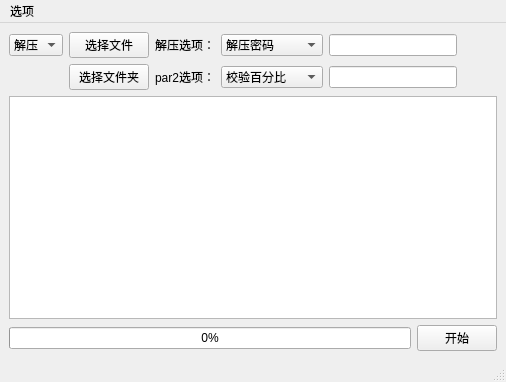
<?xml version="1.0" encoding="UTF-8"?>
<ui version="4.0">
 <class>MainWindow</class>
 <widget class="QMainWindow" name="MainWindow">
  <property name="geometry">
   <rect>
    <x>0</x>
    <y>0</y>
    <width>506</width>
    <height>382</height>
   </rect>
  </property>
  <property name="windowTitle">
   <string>MainWindow</string>
  </property>
  <widget class="QWidget" name="centralwidget">
   <layout class="QGridLayout" name="gridLayout_2">
    <item row="0" column="0">
     <layout class="QVBoxLayout" name="verticalLayout">
      <item>
       <layout class="QGridLayout" name="gridLayout" columnstretch="0,0,0,2,3,0">
        <item row="1" column="1">
         <widget class="QPushButton" name="pushButton_2">
          <property name="sizePolicy">
           <sizepolicy hsizetype="Fixed" vsizetype="Fixed">
            <horstretch>0</horstretch>
            <verstretch>0</verstretch>
           </sizepolicy>
          </property>
          <property name="text">
           <string>选择文件夹</string>
          </property>
         </widget>
        </item>
        <item row="0" column="0">
         <widget class="QComboBox" name="comboBox">
          <item>
           <property name="text">
            <string>解压</string>
           </property>
          </item>
          <item>
           <property name="text">
            <string>压缩</string>
           </property>
          </item>
         </widget>
        </item>
        <item row="0" column="1">
         <widget class="QPushButton" name="pushButton">
          <property name="sizePolicy">
           <sizepolicy hsizetype="Fixed" vsizetype="Fixed">
            <horstretch>0</horstretch>
            <verstretch>0</verstretch>
           </sizepolicy>
          </property>
          <property name="text">
           <string>选择文件</string>
          </property>
         </widget>
        </item>
        <item row="0" column="3">
         <widget class="QComboBox" name="customized_parameters_selector">
          <property name="sizePolicy">
           <sizepolicy hsizetype="Preferred" vsizetype="Fixed">
            <horstretch>0</horstretch>
            <verstretch>0</verstretch>
           </sizepolicy>
          </property>
          <item>
           <property name="text">
            <string>解压密码</string>
           </property>
          </item>
          <item>
           <property name="text">
            <string>压缩等级</string>
           </property>
          </item>
         </widget>
        </item>
        <item row="0" column="5">
         <spacer name="horizontalSpacer_2">
          <property name="orientation">
           <enum>Qt::Horizontal</enum>
          </property>
          <property name="sizeHint" stdset="0">
           <size>
            <width>30</width>
            <height>20</height>
           </size>
          </property>
         </spacer>
        </item>
        <item row="0" column="4">
         <widget class="QLineEdit" name="customized_parameters_edit">
          <property name="focusPolicy">
           <enum>Qt::ClickFocus</enum>
          </property>
          <property name="clearButtonEnabled">
           <bool>false</bool>
          </property>
         </widget>
        </item>
        <item row="0" column="2">
         <widget class="QLabel" name="label">
          <property name="text">
           <string>解压选项：</string>
          </property>
         </widget>
        </item>
        <item row="1" column="2">
         <widget class="QLabel" name="label_2">
          <property name="text">
           <string>par2选项：</string>
          </property>
         </widget>
        </item>
        <item row="1" column="3">
         <widget class="QComboBox" name="comboBox_2">
          <item>
           <property name="text">
            <string>校验百分比</string>
           </property>
          </item>
          <item>
           <property name="text">
            <string>生成文件数量</string>
           </property>
          </item>
         </widget>
        </item>
        <item row="1" column="4">
         <widget class="QLineEdit" name="lineEdit"/>
        </item>
        <item row="1" column="5">
         <spacer name="horizontalSpacer">
          <property name="orientation">
           <enum>Qt::Horizontal</enum>
          </property>
          <property name="sizeHint" stdset="0">
           <size>
            <width>40</width>
            <height>20</height>
           </size>
          </property>
         </spacer>
        </item>
        <item row="1" column="0">
         <spacer name="horizontalSpacer_3">
          <property name="orientation">
           <enum>Qt::Horizontal</enum>
          </property>
          <property name="sizeHint" stdset="0">
           <size>
            <width>40</width>
            <height>20</height>
           </size>
          </property>
         </spacer>
        </item>
       </layout>
      </item>
      <item>
       <widget class="QTextBrowser" name="textBrowser"/>
      </item>
      <item>
       <layout class="QHBoxLayout" name="horizontalLayout_2">
        <property name="topMargin">
         <number>0</number>
        </property>
        <item>
         <widget class="QProgressBar" name="progressBar">
          <property name="enabled">
           <bool>true</bool>
          </property>
          <property name="sizePolicy">
           <sizepolicy hsizetype="Expanding" vsizetype="Fixed">
            <horstretch>0</horstretch>
            <verstretch>0</verstretch>
           </sizepolicy>
          </property>
          <property name="value">
           <number>0</number>
          </property>
         </widget>
        </item>
        <item>
         <widget class="QPushButton" name="pushButton_3">
          <property name="sizePolicy">
           <sizepolicy hsizetype="Fixed" vsizetype="Fixed">
            <horstretch>0</horstretch>
            <verstretch>0</verstretch>
           </sizepolicy>
          </property>
          <property name="text">
           <string>开始</string>
          </property>
         </widget>
        </item>
       </layout>
      </item>
     </layout>
    </item>
   </layout>
  </widget>
  <widget class="QMenuBar" name="menubar">
   <property name="geometry">
    <rect>
     <x>0</x>
     <y>0</y>
     <width>506</width>
     <height>23</height>
    </rect>
   </property>
   <widget class="QMenu" name="seeting">
    <property name="focusPolicy">
     <enum>Qt::ClickFocus</enum>
    </property>
    <property name="title">
     <string>选项</string>
    </property>
   </widget>
   <addaction name="seeting"/>
  </widget>
  <widget class="QStatusBar" name="statusbar"/>
 </widget>
 <resources/>
 <connections/>
</ui>
